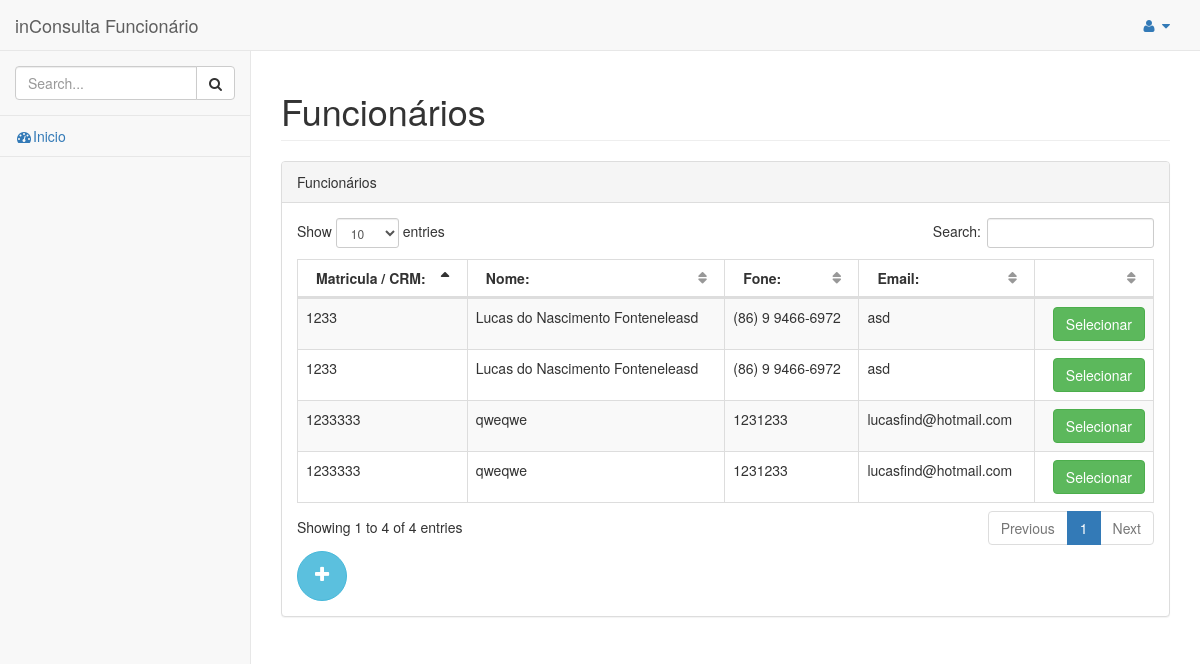
The app's page /pages/consulta.php with its own data.
### tables this page shows
CREATE TABLE `Funcionario` (
  `id` int(11) NOT NULL AUTO_INCREMENT,
  `matricula` int(11) NOT NULL,
  `tipo` int(11) NOT NULL,
  `Pessoa_id` int(11) NOT NULL,
  `ativo` int(11) DEFAULT NULL,
  PRIMARY KEY (`id`),
  KEY `Funcionario_Pessoa` (`Pessoa_id`),
  CONSTRAINT `Funcionario_Pessoa` FOREIGN KEY (`Pessoa_id`) REFERENCES `Pessoa` (`id`)
);

CREATE TABLE `Pessoa` (
  `id` int(11) NOT NULL AUTO_INCREMENT,
  `nome` varchar(255) NOT NULL,
  `cpf` int(11) NOT NULL,
  `telefone` varchar(255) NOT NULL,
  `email` varchar(255) NOT NULL,
  `Estabelecimento_id` int(11) NOT NULL,
  `endereco` varchar(255) NOT NULL,
  `ativo` int(11) DEFAULT NULL,
  PRIMARY KEY (`id`),
  KEY `Pessoa_Estabelecimento` (`Estabelecimento_id`),
  CONSTRAINT `Pessoa_Estabelecimento` FOREIGN KEY (`Estabelecimento_id`) REFERENCES `Estabelecimento` (`id`)
);

CREATE TABLE `Estabelecimento` (
  `id` int(11) NOT NULL AUTO_INCREMENT,
  `descricao` varchar(255) NOT NULL,
  `cnpj` int(11) NOT NULL,
  `endereco` varchar(255) NOT NULL,
  `email` varchar(100) DEFAULT NULL,
  `telefone` varchar(100) DEFAULT NULL,
  `ativo` int(11) DEFAULT NULL,
  PRIMARY KEY (`id`)
);

### pages/consulta.php (the view, shortened to what this page needs)
<!DOCTYPE html>
<html lang="en">
<head>
    <link href="../vendor/bootstrap/css/bootstrap.min.css" rel="stylesheet">
    <link href="../vendor/metisMenu/metisMenu.min.css" rel="stylesheet">
    <link href="../vendor/datatables-plugins/dataTables.bootstrap.css" rel="stylesheet">
    <link href="../vendor/datatables-responsive/dataTables.responsive.css" rel="stylesheet">
    <link href="../dist/css/sb-admin-2.css" rel="stylesheet">
    <link href="../vendor/font-awesome/css/font-awesome.min.css" rel="stylesheet" type="text/css">
</head>
<body>
    <div id="wrapper">
        <nav class="navbar navbar-default navbar-static-top" role="navigation" style="margin-bottom: 0">
            <div class="navbar-header">
                <a class="navbar-brand" href="index.html">inConsulta Funcionário</a>
            </div>
            <ul class="nav navbar-top-links navbar-right">
                <li class="dropdown">
                    <a class="dropdown-toggle" data-toggle="dropdown" href="#">
                        <i class="fa fa-user fa-fw"></i> <i class="fa fa-caret-down"></i>
                    </a>
                </li>
            </ul>
            <div class="navbar-default sidebar" role="navigation">
                <div class="sidebar-nav navbar-collapse">
                    <ul class="nav" id="side-menu">
                        <li class="sidebar-search">
                            <div class="input-group custom-search-form">
                                <input type="text" class="form-control" placeholder="Search...">
                                <span class="input-group-btn">
                                    <button class="btn btn-default" type="button">
                                        <i class="fa fa-search"></i>
                                    </button>
                                </span>
                            </div>
                        </li>
                        <li>
                            <a href="adminHome.html"><i class="fa fa-dashboard fa-fw"></i>Inicio</a>
                        </li>
                    </ul>
                </div>
            </div>
        </nav>
        <div id="page-wrapper">
            <div class="row">
                <div class="col-lg-12">
                    <h1 class="page-header">Funcionários</h1>
                </div>
            </div>
            <div class="row">
                <div class="col-lg-12">
                    <div class="panel panel-default">
                        <div class="panel-heading">
                            Funcionários
                        </div>
                        <div class="panel-body">
                            <table width="100%" class="table table-striped table-bordered table-hover" id="dataTables-example">
                                <thead>
                                    <tr>
                                        <th>Matricula / CRM:</th>
                                            <th>Nome:</th>
                                            <th>Fone:</th>
                                            <th>Email:</th>
                                            <th colspan="0"></th>
                                    </tr>
                                </thead>
                                <tbody>
                                    <?php
                                            include_once('../php/connection.php');
                                            $stmt = "SELECT p.*, f.* FROM Pessoa AS p, Funcionario AS f,
                                                     Medico AS m WHERE f.Pessoa_id=p.id";
                                            $data = $pdoConnect->query($stmt);
                                            foreach ($data as $row) {
                                                echo '<tr class="odd gradeX">
                                                    <td>' . $row["matricula"] . '</td>
                                                    <td>' . $row["nome"] . '</td>
                                                    <td>' . $row["telefone"] .'
                                                    <td>' . $row['email'] . '</td>
                                                    <td class="text-right" colspan="1">
                                                        <a href="consulta1.php?idFunc='. $row['id'] .'" class="btn btn-success">Selecionar</a>
                                                    </td>
                                                </tr>';
                                            }
                                        ?>
                                </tbody>
                            </table>
                            <?php
                                            include_once('../php/connection.php');
                                            $query = "SELECT * FROM Estabelecimento";
                                            $data = $pdoConnect->query($query);
                                            foreach ($data as $row) {
                                                echo ' <a href="addFuncionario.php?id='. $row['id'] .'" class="btn btn-info btn-circle btn-lg"><i class="fa fa-plus"></i></a>';
                                            }
                                        ?>
                        </div>
                    </div>
                </div>
            </div>
        </div>
    </div>
</body>
</html>

### records on screen
funcionario: matricula "1233333", Pessoa.nome "qweqwe", Pessoa.telefone "1231233", Pessoa.email "lucasfind@hotmail.com"
funcionario: matricula "1233", Pessoa.nome "Lucas do Nascimento Fonteneleasd", Pessoa.telefone "(86) 9 9466-6972", Pessoa.email "asd"
